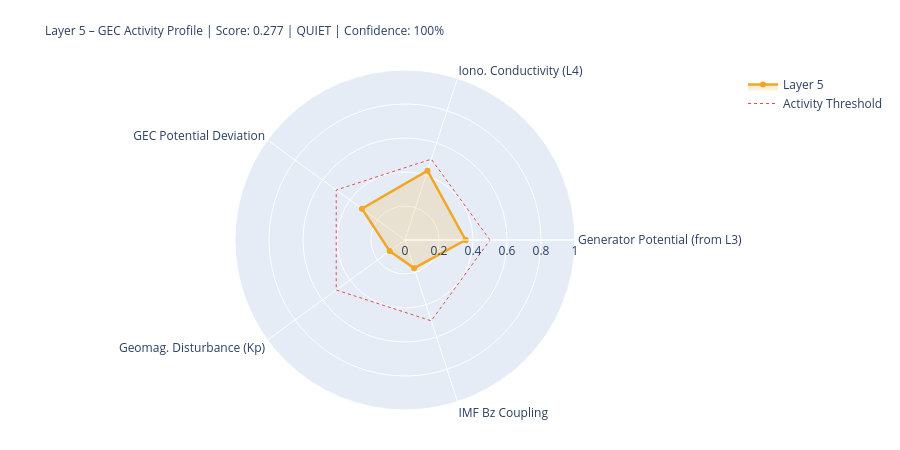

Notebook code cell kept with this figure:
### Markdown cell above
---
## 5. State Assessment & Handoff to Layer 6

### Code cell
# ============================================================
# LAYER-5-SCORE
# ============================================================

# Components
# 1) Generator activity (Layer-3-driven)
gen_score = norm(generator_strength, 0.3, 2.0)
gen_src   = 'from_layer3' if l3_thunder_score is not None else 'estimated'

# 2) Ionospheric conductivity (Layer-4-driven)
iono_score = norm(iono_cond_factor, 0.7, 1.4)
iono_src   = 'from_layer4' if l4_ioniz is not None else 'estimated'

# 3) GEC potential deviation from reference
pot_score = norm(abs(delta_V_pct), 0, 30)  # 0 = at reference, 1 = 30% deviation
pot_src   = 'derived'

# 4) Geomagnetic disturbance (Kp) – modulates vertical currents
kp_score = norm(kp_val, 0, 9)
kp_src   = 'primary' if kp_now is not None else 'from_layer4'

# 5) IMF Bz coupling (southward = stronger M-I coupling → GEC influence)
bz_score = norm(-(bz_now or 0), -5, 30) if bz_now is not None else None
bz_src   = 'primary' if bz_now is not None else 'missing'

COMPONENTS = {
    'Generator Potential (from L3)':  {'score': gen_score,   'source': 'derived_from_layer3', 'dynamic': True},
    'Iono. Conductivity (L4)':      {'score': iono_score,  'source': iono_src, 'dynamic': True},
    'GEC Potential Deviation':      {'score': pot_score,   'source': pot_src,  'dynamic': True},
    'Geomag. Disturbance (Kp)':         {'score': kp_score,    'source': kp_src,   'dynamic': True},
    'IMF Bz Coupling':               {'score': bz_score,    'source': bz_src,   'dynamic': True},
}

available   = {k: v['score'] for k, v in COMPONENTS.items() if v['score'] is not None}
unavailable = [k for k, v in COMPONENTS.items() if v['score'] is None]
layer5_score = round(sum(available.values()) / len(available), 4) if available else None
confidence   = round(len(available) / len(COMPONENTS), 2)
level = ('unknown' if layer5_score is None
         else 'quiet'   if layer5_score < 0.3
         else 'moderate' if layer5_score < 0.6
         else 'active')
dominant_l5 = max(available, key=available.get) if available else 'none'

# Kp consistency: separate 1-min raw value from score value
kp_1m_raw   = kp_now          # directly from API (can be 0.0 during live measurement)
kp_for_score = kp_val          # from Layer-0 context or estimated value if needed
kp_score_src = kp_src

W = 68
print('=' * W)
print('LAYER 5 – GLOBAL ELECTRIC CIRCUIT – STATE ASSESSMENT')
print('=' * W)
for name, comp in COMPONENTS.items():
    s = comp['score']
    if s is not None:
        bar = '█' * int(s*20) + '░' * (20-int(s*20))
        print(f'  {name:<34} {bar}  {s:.3f}  [{comp["source"]}]')
    else:
        print(f'  {name:<34} {"─"*20}  n/a   [missing]')
print('-' * W)
print(f'  Score:         {layer5_score:.3f}  ({len(available)}/{len(COMPONENTS)} components)')
print(f'  Confidence:    {confidence:.0%}')
print(f'  Level:         {level.upper()}')
print(f'  Dominant:      {dominant_l5}')
print(f'  V_iono:        {V_iono_mod:.1f} kV  (Δ {delta_V_pct:+.1f}% vs. Ref)')
print(f'  I_total:       {I_total_mod:.1f} A   (Δ {delta_I_pct:+.1f}% vs. Ref)')
print('=' * W)

# Radar
cats   = list(available.keys())
vals_r = list(available.values())
if len(cats) >= 3:
    fig = go.Figure()
    fig.add_trace(go.Scatterpolar(
        r=vals_r + [vals_r[0]], theta=cats + [cats[0]],
        fill='toself', fillcolor='rgba(242,166,35,0.18)',
        line=dict(color='#F2A623', width=2.5), name='Layer 5'
    ))
    fig.add_trace(go.Scatterpolar(
        r=[0.5]*(len(cats)+1), theta=cats+[cats[0]],
        line=dict(color='#E24B4A', dash='dot', width=1),
        mode='lines', name='Activity Threshold'
    ))
    fig.update_layout(
        title=dict(
            text=f'Layer 5 – GEC Activity Profile | Score: {layer5_score:.3f} | {level.upper()} | Confidence: {confidence:.0%}',
            font=dict(size=12)
        ),
        polar=dict(radialaxis=dict(visible=True, range=[0,1])),
        height=450, showlegend=True,
        margin=dict(l=80, r=80, t=70, b=40)
    )
    fig.show()

### Figure 1 — Plotly figure (JSON) as saved in the notebook; plotly's stock layout.template omitted (floating-point values rounded to 4 significant figures)
{"data": [{"fill": "toself", "fillcolor": "rgba(242,166,35,0.18)", "line": {"color": "#F2A623", "width": 2.5}, "name": "Layer 5", "r": [0.3565, 0.4287, 0.3133, 0.1111, 0.1743, 0.3565], "theta": ["Generator Potential (from L3)", "Iono. Conductivity (L4)", "GEC Potential Deviation", "Geomag. Disturbance (Kp)", "IMF Bz Coupling", "Generator Potential (from L3)"], "type": "scatterpolar"}, {"line": {"color": "#E24B4A", "dash": "dot", "width": 1}, "mode": "lines", "name": "Activity Threshold", "r": [0.5, 0.5, 0.5, 0.5, 0.5, 0.5], "theta": ["Generator Potential (from L3)", "Iono. Conductivity (L4)", "GEC Potential Deviation", "Geomag. Disturbance (Kp)", "IMF Bz Coupling", "Generator Potential (from L3)"], "type": "scatterpolar"}], "layout": {"height": 450, "margin": {"b": 40, "l": 80, "r": 80, "t": 70}, "polar": {"radialaxis": {"range": [0, 1], "visible": true}}, "showlegend": true, "title": {"font": {"size": 12}, "text": "Layer 5 – GEC Activity Profile | Score: 0.277 | QUIET | Confidence: 100%"}}}
